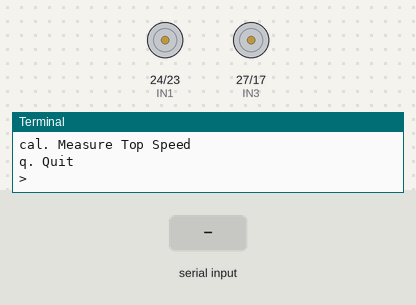
The program below on a simulated Raspberry Pi (BCM pin numbers). Parts: motor-driver pin pairs drawn as motors (green arrow = first pin HIGH = forward, orange = second pin HIGH = backward, longer = more drive, scaled by the enable pin), the last lines printed to the terminal. Inputs (shaded band) come from the test bench.

Above: at 1.2 s.
1.3 s: "cal" typed at the terminal, then Enter
At 3.1 s:
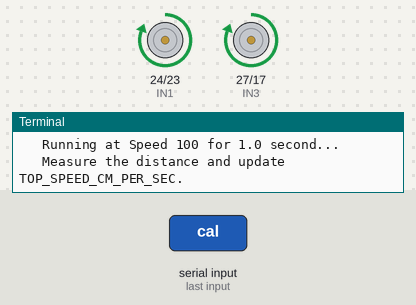
4.3 s: "1" typed at the terminal, then Enter
5.8 s: "2" typed at the terminal, then Enter
7.3 s: "5" typed at the terminal, then Enter
At 8.3 s:
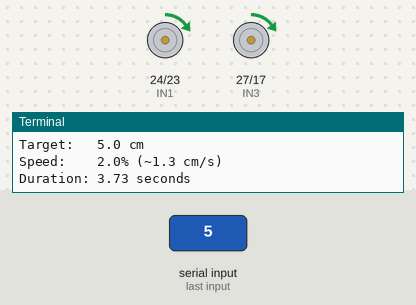
Timing chart, 0 to 12.5 s (numbered marks = the images above; inputs shaded):
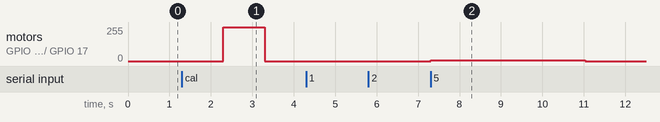

The program:

100cmdash.py
```python
import RPi.GPIO as GPIO
import time

# ==========================================
# --- USER CALIBRATION (CRITICAL) ---
# ==========================================
# Measure this! Run the 'cal' command at Speed 100 for 1 second.
# Enter the distance it traveled here (in cm).
TOP_SPEED_CM_PER_SEC = 67

# ==========================================
# --- PINS & SETUP ---
ENA, IN1, IN2 = 25, 24, 23
IN3, IN4, ENB = 27, 17, 22
GPIO.setmode(GPIO.BCM); GPIO.setwarnings(False)
GPIO.setup([ENA, IN1, IN2, IN3, IN4, ENB], GPIO.OUT)
pwm_left = GPIO.PWM(ENA, 100); pwm_right = GPIO.PWM(ENB, 100)
pwm_left.start(0); pwm_right.start(0)

def set_motor(speed, dir_l, dir_r):
    # Simple straight drive (Left and Right same speed)
    GPIO.output(IN1, GPIO.HIGH if dir_l else GPIO.LOW)
    GPIO.output(IN2, GPIO.LOW if dir_l else GPIO.HIGH)
    pwm_left.ChangeDutyCycle(speed)
    GPIO.output(IN3, GPIO.HIGH if dir_r else GPIO.LOW)
    GPIO.output(IN4, GPIO.LOW if dir_r else GPIO.HIGH)
    pwm_right.ChangeDutyCycle(speed)

def stop():
    pwm_left.ChangeDutyCycle(0); pwm_right.ChangeDutyCycle(0)
    GPIO.output([IN1, IN2, IN3, IN4], GPIO.LOW)

def move_calculated(target_speed, target_distance_cm):
    """
    Calculates time based on Distance / Speed
    """
    # 1. Estimate physical speed (cm/s) at this Duty Cycle
    # Formula: (Current_Duty / 100) * Top_Speed
    estimated_speed_cm_s = (target_speed / 100.0) * TOP_SPEED_CM_PER_SEC

    # Avoid divide by zero
    if estimated_speed_cm_s < 1: estimated_speed_cm_s = 1

    # 2. Calculate Time
    duration = target_distance_cm / estimated_speed_cm_s

    print(f"--- CALCULATION ---")
    print(f"Target:   {target_distance_cm} cm")
    print(f"Speed:    {target_speed}% (~{estimated_speed_cm_s:.1f} cm/s)")
    print(f"Duration: {duration:.2f} seconds")

    # 3. Move
    set_motor(target_speed, 1, 1) # Forward
    time.sleep(duration)
    stop()

# --- MAIN MENU ---
print("\n=== DISTANCE CALCULATOR ===")
print(f"Calibrated Top Speed: {TOP_SPEED_CM_PER_SEC} cm/s")

try:
    while True:
        print("\nSelect Mode:")
        print("1. Set Speed -> Input Distance")
        print("2. Set Distance -> Input Speed")
        print("cal. Measure Top Speed")
        print("q. Quit")
        cmd = input("> ").lower().strip()

        if cmd == '1':
            # MODE 1: Fixed Speed, User picks Distance
            spd = float(input("   Enter Speed (0-100): "))
            dist = float(input("   Enter Distance (cm): "))
            move_calculated(spd, dist)

        elif cmd == '2':
            # MODE 2: Fixed Distance, User picks Speed
            dist = float(input("   Enter Distance (cm): "))
            spd = float(input("   Enter Speed (0-100): "))
            move_calculated(spd, dist)

        elif cmd == 'cal':
            print("   Running at Speed 100 for 1.0 second...")
            print("   Measure the distance and update TOP_SPEED_CM_PER_SEC.")
            time.sleep(1)
            set_motor(100, 1, 1)
            time.sleep(1.0)
            stop()

        elif cmd == 'q': break

finally:
    stop()
    GPIO.cleanup()
```

Measured:
- after the input at 1.3 s, motor on GPIO 24 (IN1) / GPIO 23 (IN2), motor on GPIO 27 (IN3) / GPIO 17 (IN4): stopped → forward 255/255 after 1.0 s, → stopped 1.0 s later
- after the input at 7.3 s, motor on GPIO 24 (IN1) / GPIO 23 (IN2), motor on GPIO 27 (IN3) / GPIO 17 (IN4): stopped → forward 5/255 at once, → stopped 3.7 s later
